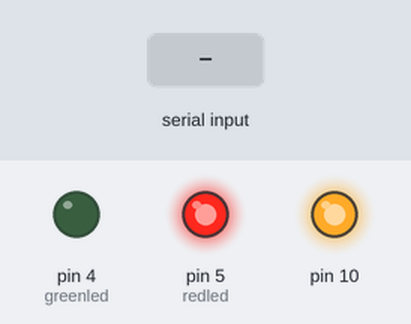
Recording of a sketch running on a simulated Arduino Uno, built with avr-gcc and run on an emulated ATmega328P. Shown: output pins drawn as LEDs (lit = HIGH). Inputs (shaded band) come from the test bench.

Above: at 1.2 s.
1.3 s: "30,150\n" received over Serial
At 2.5 s:
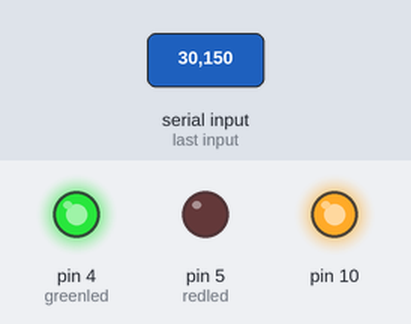
Timing chart, 0 to 6.9 s (numbered marks = the images above; inputs shaded):
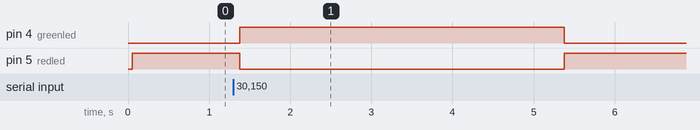

The sketch:

arduino_controller_2.ino
```cpp
/* Read RFID Tag with RC522 RFID Reader
 *  Made by miliohm.com
 */

#include <SPI.h>
#include <MFRC522.h>

#define RST_PIN 0 //D1
#define SS_PIN 2  //D2
#define greenled 4
#define redled 5
//constexpr uint8_t RST_PIN = 3;     // Configurable, see typical pin layout above
//constexpr uint8_t SS_PIN = 4;     // Configurable, see typical pin layout above
MFRC522 rfid(2, 0); // Instance of the class
MFRC522::MIFARE_Key key;
String tag;
void setup() {
  Serial.begin(9600);
  SPI.begin(); // Init SPI bus
  rfid.PCD_Init(); // Init MFRC522

  pinMode(greenled, OUTPUT);
   pinMode(redled, OUTPUT);

   digitalWrite(redled,HIGH);
}
void loop() {

//recieve incomming order from computer
 if (Serial.available() > 0) {
    // get incoming byte:
    int val = char(Serial.read())-'0';
//    Serial.println(val);
//    Serial.write("\n");
    if(val == 1){

       digitalWrite(greenled, HIGH);
      digitalWrite(redled,LOW);
       delay(4000);

       digitalWrite(greenled,LOW);
        digitalWrite(redled,HIGH);
       delay(1000);
      }
                          }


  if ( ! rfid.PICC_IsNewCardPresent())
    return;
  if (rfid.PICC_ReadCardSerial()) {
    for (byte i = 0; i < 4; i++) {
      tag += rfid.uid.uidByte[i];
    }
    Serial.println(tag);
    tag = "";
    rfid.PICC_HaltA();
    rfid.PCD_StopCrypto1();
  }
}
```

Measured:
- after the input at 1.3 s, pin 4 (greenled): LOW → HIGH after 0.08 s, → LOW 4.0 s later; pin 5 (redled): HIGH → LOW after 0.08 s, → HIGH 4.0 s later
